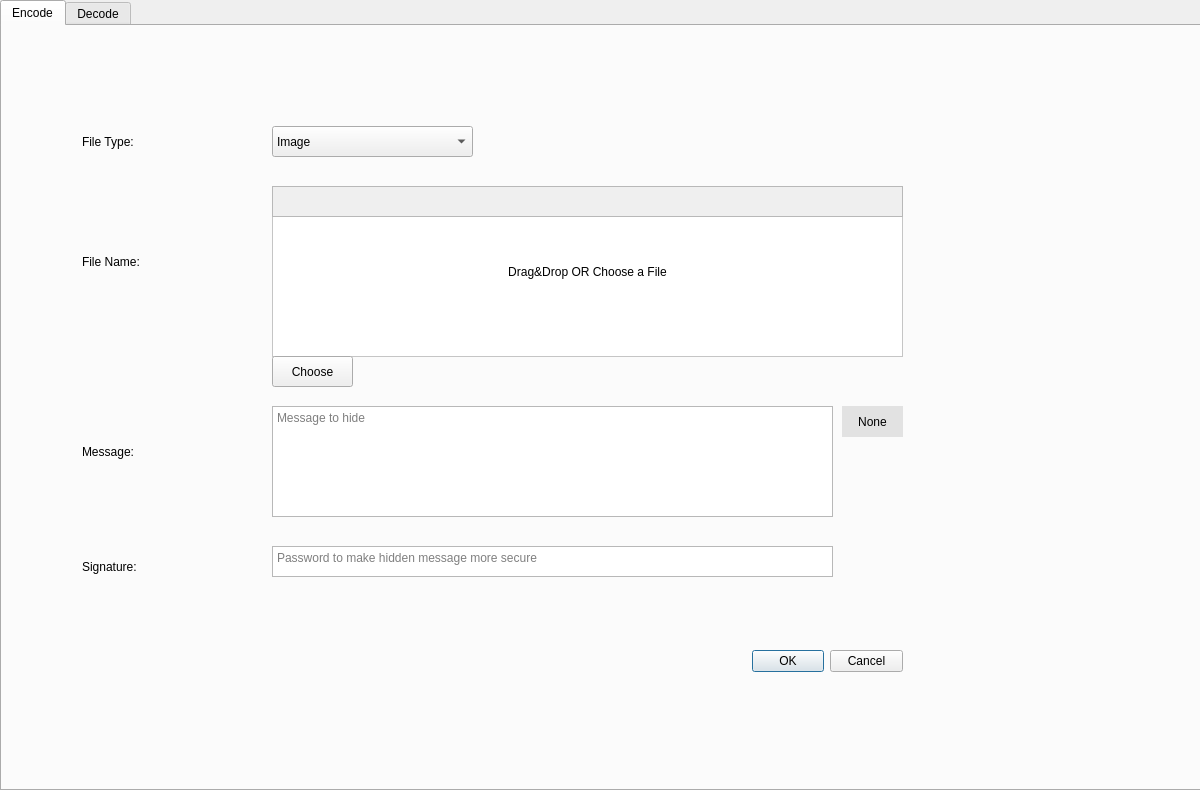
<?xml version="1.0" encoding="UTF-8"?>
<ui version="4.0">
 <class>Form</class>
 <widget class="QWidget" name="Form">
  <property name="geometry">
   <rect>
    <x>0</x>
    <y>0</y>
    <width>1200</width>
    <height>790</height>
   </rect>
  </property>
  <property name="windowTitle">
   <string>Form</string>
  </property>
  <widget class="QTabWidget" name="tabWidget">
   <property name="geometry">
    <rect>
     <x>0</x>
     <y>0</y>
     <width>1201</width>
     <height>791</height>
    </rect>
   </property>
   <property name="acceptDrops">
    <bool>true</bool>
   </property>
   <property name="tabPosition">
    <enum>QTabWidget::North</enum>
   </property>
   <property name="tabShape">
    <enum>QTabWidget::Rounded</enum>
   </property>
   <property name="currentIndex">
    <number>0</number>
   </property>
   <property name="movable">
    <bool>true</bool>
   </property>
   <widget class="QWidget" name="Tab1">
    <attribute name="title">
     <string>Encode</string>
    </attribute>
    <widget class="QWidget" name="widget" native="true">
     <property name="geometry">
      <rect>
       <x>0</x>
       <y>0</y>
       <width>1201</width>
       <height>771</height>
      </rect>
     </property>
     <property name="acceptDrops">
      <bool>true</bool>
     </property>
     <property name="styleSheet">
      <string notr="true"/>
     </property>
     <widget class="QPushButton" name="pushButton_3">
      <property name="geometry">
       <rect>
        <x>270</x>
        <y>330</y>
        <width>81</width>
        <height>31</height>
       </rect>
      </property>
      <property name="text">
       <string>Choose</string>
      </property>
     </widget>
     <widget class="QDialogButtonBox" name="buttonBox">
      <property name="geometry">
       <rect>
        <x>750</x>
        <y>620</y>
        <width>151</width>
        <height>31</height>
       </rect>
      </property>
      <property name="standardButtons">
       <set>QDialogButtonBox::Cancel|QDialogButtonBox::Ok</set>
      </property>
     </widget>
     <widget class="QComboBox" name="comboBox">
      <property name="geometry">
       <rect>
        <x>270</x>
        <y>100</y>
        <width>201</width>
        <height>31</height>
       </rect>
      </property>
      <item>
       <property name="text">
        <string>Image</string>
       </property>
      </item>
      <item>
       <property name="text">
        <string>Audio</string>
       </property>
      </item>
      <item>
       <property name="text">
        <string>Video</string>
       </property>
      </item>
      <item>
       <property name="text">
        <string>Document</string>
       </property>
      </item>
     </widget>
     <widget class="QLabel" name="label">
      <property name="geometry">
       <rect>
        <x>80</x>
        <y>100</y>
        <width>111</width>
        <height>31</height>
       </rect>
      </property>
      <property name="styleSheet">
       <string notr="true">font: 350 16pt &quot;Segoe UI&quot;;</string>
      </property>
      <property name="text">
       <string>File Type:</string>
      </property>
     </widget>
     <widget class="QLabel" name="label_2">
      <property name="geometry">
       <rect>
        <x>80</x>
        <y>220</y>
        <width>131</width>
        <height>31</height>
       </rect>
      </property>
      <property name="styleSheet">
       <string notr="true">font: 350 16pt &quot;Segoe UI&quot;;</string>
      </property>
      <property name="text">
       <string>File Name:</string>
      </property>
     </widget>
     <widget class="QLabel" name="label_3">
      <property name="geometry">
       <rect>
        <x>80</x>
        <y>410</y>
        <width>121</width>
        <height>31</height>
       </rect>
      </property>
      <property name="styleSheet">
       <string notr="true">font: 350 16pt &quot;Segoe UI&quot;;</string>
      </property>
      <property name="text">
       <string>Message:</string>
      </property>
     </widget>
     <widget class="QLabel" name="label_4">
      <property name="geometry">
       <rect>
        <x>80</x>
        <y>520</y>
        <width>121</width>
        <height>41</height>
       </rect>
      </property>
      <property name="styleSheet">
       <string notr="true">font: 350 16pt &quot;Segoe UI&quot;;</string>
      </property>
      <property name="text">
       <string>Signature:</string>
      </property>
     </widget>
     <widget class="QLabel" name="label_7">
      <property name="geometry">
       <rect>
        <x>840</x>
        <y>380</y>
        <width>61</width>
        <height>31</height>
       </rect>
      </property>
      <property name="styleSheet">
       <string notr="true">font: 10pt &quot;Segoe UI&quot;;
background-color: #e2e2e2;</string>
      </property>
      <property name="text">
       <string>None</string>
      </property>
      <property name="alignment">
       <set>Qt::AlignCenter</set>
      </property>
     </widget>
     <widget class="QTextEdit" name="textEdit">
      <property name="geometry">
       <rect>
        <x>270</x>
        <y>380</y>
        <width>561</width>
        <height>111</height>
       </rect>
      </property>
      <property name="styleSheet">
       <string notr="true">font: 10pt &quot;Segoe UI&quot;;</string>
      </property>
      <property name="readOnly">
       <bool>false</bool>
      </property>
      <property name="placeholderText">
       <string>Message to hide</string>
      </property>
     </widget>
     <widget class="QLabel" name="label_9">
      <property name="geometry">
       <rect>
        <x>270</x>
        <y>160</y>
        <width>631</width>
        <height>171</height>
       </rect>
      </property>
      <property name="acceptDrops">
       <bool>true</bool>
      </property>
      <property name="styleSheet">
       <string notr="true">background-color: rgb(255, 255, 255);
font: 10pt &quot;Segoe UI&quot;;</string>
      </property>
      <property name="frameShape">
       <enum>QFrame::StyledPanel</enum>
      </property>
      <property name="frameShadow">
       <enum>QFrame::Sunken</enum>
      </property>
      <property name="lineWidth">
       <number>1</number>
      </property>
      <property name="text">
       <string>Drag&amp;Drop OR Choose a File</string>
      </property>
      <property name="alignment">
       <set>Qt::AlignCenter</set>
      </property>
     </widget>
     <widget class="QTextEdit" name="textEdit_2">
      <property name="geometry">
       <rect>
        <x>270</x>
        <y>520</y>
        <width>561</width>
        <height>31</height>
       </rect>
      </property>
      <property name="styleSheet">
       <string notr="true">font: 10pt &quot;Segoe UI&quot;;</string>
      </property>
      <property name="placeholderText">
       <string>Password to make hidden message more secure</string>
      </property>
     </widget>
     <widget class="QLabel" name="label_11">
      <property name="geometry">
       <rect>
        <x>270</x>
        <y>160</y>
        <width>631</width>
        <height>31</height>
       </rect>
      </property>
      <property name="cursor">
       <cursorShape>ArrowCursor</cursorShape>
      </property>
      <property name="autoFillBackground">
       <bool>true</bool>
      </property>
      <property name="frameShape">
       <enum>QFrame::StyledPanel</enum>
      </property>
      <property name="frameShadow">
       <enum>QFrame::Plain</enum>
      </property>
      <property name="text">
       <string/>
      </property>
     </widget>
     <zorder>textEdit_2</zorder>
     <zorder>label_9</zorder>
     <zorder>textEdit</zorder>
     <zorder>pushButton_3</zorder>
     <zorder>buttonBox</zorder>
     <zorder>comboBox</zorder>
     <zorder>label</zorder>
     <zorder>label_2</zorder>
     <zorder>label_3</zorder>
     <zorder>label_4</zorder>
     <zorder>label_7</zorder>
     <zorder>label_11</zorder>
    </widget>
   </widget>
   <widget class="QWidget" name="Tab2">
    <attribute name="title">
     <string>Decode</string>
    </attribute>
    <widget class="QWidget" name="widget_2" native="true">
     <property name="geometry">
      <rect>
       <x>0</x>
       <y>0</y>
       <width>1201</width>
       <height>771</height>
      </rect>
     </property>
     <property name="styleSheet">
      <string notr="true"/>
     </property>
     <widget class="QPushButton" name="pushButton_4">
      <property name="geometry">
       <rect>
        <x>270</x>
        <y>330</y>
        <width>81</width>
        <height>31</height>
       </rect>
      </property>
      <property name="text">
       <string>Choose</string>
      </property>
     </widget>
     <widget class="QDialogButtonBox" name="buttonBox_2">
      <property name="geometry">
       <rect>
        <x>750</x>
        <y>480</y>
        <width>151</width>
        <height>31</height>
       </rect>
      </property>
      <property name="standardButtons">
       <set>QDialogButtonBox::Cancel|QDialogButtonBox::Ok</set>
      </property>
     </widget>
     <widget class="QComboBox" name="comboBox_2">
      <property name="geometry">
       <rect>
        <x>270</x>
        <y>100</y>
        <width>201</width>
        <height>31</height>
       </rect>
      </property>
      <item>
       <property name="text">
        <string>Image</string>
       </property>
      </item>
      <item>
       <property name="text">
        <string>Audio</string>
       </property>
      </item>
      <item>
       <property name="text">
        <string>Video</string>
       </property>
      </item>
      <item>
       <property name="text">
        <string>Document</string>
       </property>
      </item>
     </widget>
     <widget class="QLabel" name="label_5">
      <property name="geometry">
       <rect>
        <x>80</x>
        <y>100</y>
        <width>111</width>
        <height>31</height>
       </rect>
      </property>
      <property name="styleSheet">
       <string notr="true">font: 350 16pt &quot;Segoe UI&quot;;</string>
      </property>
      <property name="text">
       <string>File Type:</string>
      </property>
     </widget>
     <widget class="QLabel" name="label_6">
      <property name="geometry">
       <rect>
        <x>80</x>
        <y>220</y>
        <width>131</width>
        <height>31</height>
       </rect>
      </property>
      <property name="styleSheet">
       <string notr="true">font: 350 16pt &quot;Segoe UI&quot;;</string>
      </property>
      <property name="text">
       <string>File Name:</string>
      </property>
     </widget>
     <widget class="QLabel" name="label_8">
      <property name="geometry">
       <rect>
        <x>80</x>
        <y>380</y>
        <width>121</width>
        <height>41</height>
       </rect>
      </property>
      <property name="styleSheet">
       <string notr="true">font: 350 16pt &quot;Segoe UI&quot;;</string>
      </property>
      <property name="text">
       <string>Signature:</string>
      </property>
     </widget>
     <widget class="QLabel" name="label_10">
      <property name="geometry">
       <rect>
        <x>270</x>
        <y>160</y>
        <width>631</width>
        <height>171</height>
       </rect>
      </property>
      <property name="styleSheet">
       <string notr="true">background-color: rgb(255, 255, 255);
font: 10pt &quot;Segoe UI&quot;;</string>
      </property>
      <property name="frameShape">
       <enum>QFrame::StyledPanel</enum>
      </property>
      <property name="frameShadow">
       <enum>QFrame::Sunken</enum>
      </property>
      <property name="text">
       <string>Drag&amp;Drop OR Choose a File</string>
      </property>
      <property name="alignment">
       <set>Qt::AlignCenter</set>
      </property>
     </widget>
     <widget class="QTextEdit" name="textEdit_3">
      <property name="geometry">
       <rect>
        <x>270</x>
        <y>380</y>
        <width>561</width>
        <height>31</height>
       </rect>
      </property>
      <property name="styleSheet">
       <string notr="true">font: 10pt &quot;Segoe UI&quot;;</string>
      </property>
      <property name="placeholderText">
       <string>Enter Password</string>
      </property>
     </widget>
     <widget class="QLabel" name="label_12">
      <property name="geometry">
       <rect>
        <x>270</x>
        <y>160</y>
        <width>631</width>
        <height>31</height>
       </rect>
      </property>
      <property name="cursor">
       <cursorShape>ArrowCursor</cursorShape>
      </property>
      <property name="autoFillBackground">
       <bool>true</bool>
      </property>
      <property name="frameShape">
       <enum>QFrame::StyledPanel</enum>
      </property>
      <property name="frameShadow">
       <enum>QFrame::Plain</enum>
      </property>
      <property name="text">
       <string/>
      </property>
     </widget>
     <zorder>label_10</zorder>
     <zorder>pushButton_4</zorder>
     <zorder>buttonBox_2</zorder>
     <zorder>comboBox_2</zorder>
     <zorder>label_5</zorder>
     <zorder>label_6</zorder>
     <zorder>label_8</zorder>
     <zorder>textEdit_3</zorder>
     <zorder>label_12</zorder>
    </widget>
   </widget>
  </widget>
 </widget>
 <resources/>
 <connections/>
</ui>
